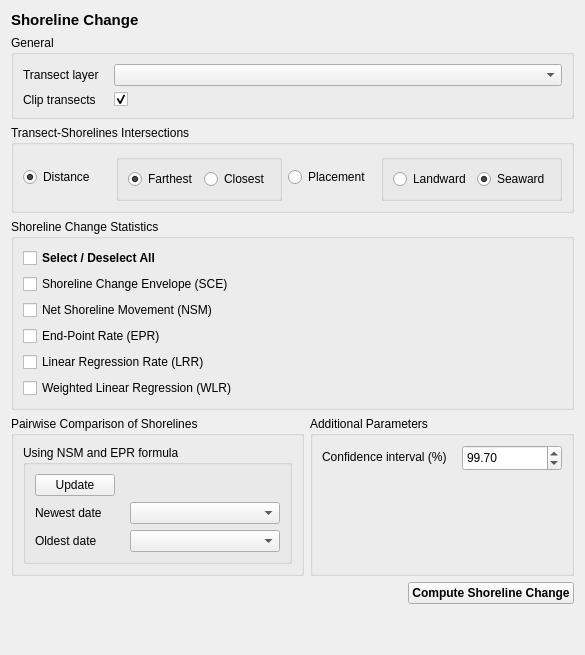
      <widget class="QWidget" name="tab_stats">
       <attribute name="icon">
        <iconset>
         <normaloff>gui/icons/shoreline_change.svg</normaloff>gui/icons/shoreline_change.svg</iconset>
       </attribute>
       <attribute name="title">
        <string/>
       </attribute>
       <attribute name="toolTip">
        <string>Shoreline Change</string>
       </attribute>
       <attribute name="whatsThis">
        <string>Shoreline Change</string>
       </attribute>
       <layout class="QVBoxLayout" name="verticalLayout_5">
        <item>
         <widget class="QLabel" name="label_39">
          <property name="font">
           <font>
            <pointsize>11</pointsize>
            <weight>75</weight>
            <bold>true</bold>
           </font>
          </property>
          <property name="text">
           <string>Shoreline Change</string>
          </property>
          <property name="margin">
           <number>5</number>
          </property>
         </widget>
        </item>
        <item>
         <widget class="QGroupBox" name="groupBox_7">
          <property name="title">
           <string>General</string>
          </property>
          <layout class="QFormLayout" name="formLayout_12">
           <property name="horizontalSpacing">
            <number>15</number>
           </property>
           <item row="0" column="0">
            <widget class="QLabel" name="label_17">
             <property name="text">
              <string>Transect layer</string>
             </property>
            </widget>
           </item>
           <item row="0" column="1">
            <widget class="QgsMapLayerComboBox" name="qmlcb_shoreline_change_transects_layer">
             <property name="showCrs">
              <bool>true</bool>
             </property>
            </widget>
           </item>
           <item row="1" column="0">
            <widget class="QLabel" name="label_45">
             <property name="text">
              <string>Clip transects</string>
             </property>
            </widget>
           </item>
           <item row="1" column="1">
            <widget class="QCheckBox" name="cb_stats_clip_transects">
             <property name="text">
              <string/>
             </property>
             <property name="checked">
              <bool>true</bool>
             </property>
            </widget>
           </item>
          </layout>
         </widget>
        </item>
        <item>
         <widget class="QGroupBox" name="gb_shorelines_intersections">
          <property name="enabled">
           <bool>true</bool>
          </property>
          <property name="sizePolicy">
           <sizepolicy hsizetype="Preferred" vsizetype="Fixed">
            <horstretch>0</horstretch>
            <verstretch>0</verstretch>
           </sizepolicy>
          </property>
          <property name="title">
           <string>Transect-Shorelines Intersections</string>
          </property>
          <layout class="QGridLayout" name="gridLayout_2">
           <item row="0" column="0">
            <widget class="QRadioButton" name="rb_choose_by_distance">
             <property name="text">
              <string>Distance</string>
             </property>
             <property name="checkable">
              <bool>true</bool>
             </property>
             <property name="checked">
              <bool>true</bool>
             </property>
             <property name="autoRepeat">
              <bool>true</bool>
             </property>
            </widget>
           </item>
           <item row="0" column="1">
            <widget class="QGroupBox" name="gb_choose_by_distance">
             <property name="enabled">
              <bool>true</bool>
             </property>
             <property name="sizePolicy">
              <sizepolicy hsizetype="Preferred" vsizetype="Fixed">
               <horstretch>0</horstretch>
               <verstretch>0</verstretch>
              </sizepolicy>
             </property>
             <property name="title">
              <string/>
             </property>
             <property name="checkable">
              <bool>false</bool>
             </property>
             <layout class="QHBoxLayout" name="horizontalLayout">
              <item>
               <widget class="QRadioButton" name="rb_choose_by_distance_farthest">
                <property name="enabled">
                 <bool>true</bool>
                </property>
                <property name="text">
                 <string>Farthest</string>
                </property>
                <property name="checked">
                 <bool>true</bool>
                </property>
               </widget>
              </item>
              <item>
               <widget class="QRadioButton" name="rb_choose_by_distance_closest">
                <property name="enabled">
                 <bool>true</bool>
                </property>
                <property name="text">
                 <string>Closest</string>
                </property>
               </widget>
              </item>
             </layout>
            </widget>
           </item>
           <item row="0" column="3">
            <widget class="QGroupBox" name="gb_choose_by_placement">
             <property name="enabled">
              <bool>true</bool>
             </property>
             <property name="sizePolicy">
              <sizepolicy hsizetype="Preferred" vsizetype="Fixed">
               <horstretch>0</horstretch>
               <verstretch>0</verstretch>
              </sizepolicy>
             </property>
             <property name="title">
              <string/>
             </property>
             <property name="checkable">
              <bool>false</bool>
             </property>
             <property name="checked">
              <bool>false</bool>
             </property>
             <layout class="QHBoxLayout" name="horizontalLayout_2">
              <item>
               <widget class="QRadioButton" name="rb_choose_by_placement_landward">
                <property name="enabled">
                 <bool>true</bool>
                </property>
                <property name="text">
                 <string>Landward</string>
                </property>
               </widget>
              </item>
              <item>
               <widget class="QRadioButton" name="rb_choose_by_placement_seaward">
                <property name="enabled">
                 <bool>true</bool>
                </property>
                <property name="text">
                 <string>Seaward</string>
                </property>
                <property name="checked">
                 <bool>true</bool>
                </property>
               </widget>
              </item>
             </layout>
            </widget>
           </item>
           <item row="0" column="2">
            <widget class="QRadioButton" name="rb_choose_by_placement">
             <property name="text">
              <string>Placement</string>
             </property>
             <property name="checked">
              <bool>false</bool>
             </property>
            </widget>
           </item>
          </layout>
         </widget>
        </item>
        <item>
         <widget class="QGroupBox" name="gb_stats">
          <property name="sizePolicy">
           <sizepolicy hsizetype="Expanding" vsizetype="Fixed">
            <horstretch>1</horstretch>
            <verstretch>0</verstretch>
           </sizepolicy>
          </property>
          <property name="title">
           <string>Shoreline Change Statistics</string>
          </property>
          <layout class="QVBoxLayout" name="verticalLayout_7">
           <item>
            <widget class="QCheckBox" name="cb_stats_select_all">
             <property name="font">
              <font>
               <weight>75</weight>
               <bold>true</bold>
              </font>
             </property>
             <property name="text">
              <string>Select / Deselect All</string>
             </property>
            </widget>
           </item>
           <item>
            <widget class="QCheckBox" name="cb_stats_SCE">
             <property name="text">
              <string>Shoreline Change Envelope (SCE)</string>
             </property>
             <property name="checkable">
              <bool>true</bool>
             </property>
             <property name="checked">
              <bool>false</bool>
             </property>
            </widget>
           </item>
           <item>
            <widget class="QCheckBox" name="cb_stats_NSM">
             <property name="text">
              <string>Net Shoreline Movement (NSM)</string>
             </property>
             <property name="checked">
              <bool>false</bool>
             </property>
            </widget>
           </item>
           <item>
            <widget class="QCheckBox" name="cb_stats_EPR">
             <property name="text">
              <string>End-Point Rate (EPR)</string>
             </property>
             <property name="checkable">
              <bool>true</bool>
             </property>
             <property name="checked">
              <bool>false</bool>
             </property>
            </widget>
           </item>
           <item>
            <widget class="QCheckBox" name="cb_stats_LRR">
             <property name="enabled">
              <bool>true</bool>
             </property>
             <property name="text">
              <string>Linear Regression Rate (LRR)</string>
             </property>
             <property name="checkable">
              <bool>true</bool>
             </property>
             <property name="checked">
              <bool>false</bool>
             </property>
            </widget>
           </item>
           <item>
            <widget class="QCheckBox" name="cb_stats_WLR">
             <property name="text">
              <string>Weighted Linear Regression (WLR)</string>
             </property>
             <property name="checked">
              <bool>false</bool>
             </property>
            </widget>
           </item>
          </layout>
         </widget>
        </item>
        <item>
         <layout class="QHBoxLayout" name="horizontalLayout_5">
          <item>
           <widget class="QGroupBox" name="gb_stats_add_params">
            <property name="sizePolicy">
             <sizepolicy hsizetype="Preferred" vsizetype="Fixed">
              <horstretch>0</horstretch>
              <verstretch>0</verstretch>
             </sizepolicy>
            </property>
            <property name="title">
             <string>Pairwise Comparison of Shorelines</string>
            </property>
            <layout class="QHBoxLayout" name="horizontalLayout_6">
             <item>
              <widget class="QGroupBox" name="stat_nsm_epr_gb">
               <property name="title">
                <string>Using NSM and EPR formula</string>
               </property>
               <property name="checkable">
                <bool>false</bool>
               </property>
               <property name="checked">
                <bool>false</bool>
               </property>
               <layout class="QFormLayout" name="formLayout_19">
                <property name="horizontalSpacing">
                 <number>15</number>
                </property>
                <item row="1" column="0">
                 <widget class="QLabel" name="label_7">
                  <property name="text">
                   <string>Newest date</string>
                  </property>
                 </widget>
                </item>
                <item row="1" column="1">
                 <widget class="QComboBox" name="cb_shoreline_change_newest_date">
                  <property name="sizePolicy">
                   <sizepolicy hsizetype="Fixed" vsizetype="Fixed">
                    <horstretch>0</horstretch>
                    <verstretch>0</verstretch>
                   </sizepolicy>
                  </property>
                  <property name="minimumSize">
                   <size>
                    <width>150</width>
                    <height>20</height>
                   </size>
                  </property>
                 </widget>
                </item>
                <item row="2" column="0">
                 <widget class="QLabel" name="label_8">
                  <property name="text">
                   <string>Oldest date</string>
                  </property>
                 </widget>
                </item>
                <item row="2" column="1">
                 <widget class="QComboBox" name="cb_shoreline_change_oldest_date">
                  <property name="sizePolicy">
                   <sizepolicy hsizetype="Fixed" vsizetype="Fixed">
                    <horstretch>0</horstretch>
                    <verstretch>0</verstretch>
                   </sizepolicy>
                  </property>
                  <property name="minimumSize">
                   <size>
                    <width>150</width>
                    <height>0</height>
                   </size>
                  </property>
                 </widget>
                </item>
                <item row="0" column="0">
                 <widget class="QPushButton" name="pb_stats_update_newest_oldest_year">
                  <property name="sizePolicy">
                   <sizepolicy hsizetype="Fixed" vsizetype="Fixed">
                    <horstretch>0</horstretch>
                    <verstretch>0</verstretch>
                   </sizepolicy>
                  </property>
                  <property name="text">
                   <string>Update</string>
                  </property>
                 </widget>
                </item>
               </layout>
              </widget>
             </item>
            </layout>
           </widget>
          </item>
          <item>
           <widget class="QGroupBox" name="groupBox_6">
            <property name="title">
             <string>Additional Parameters</string>
            </property>
            <layout class="QFormLayout" name="formLayout_15">
             <property name="horizontalSpacing">
              <number>15</number>
             </property>
             <item row="0" column="0">
              <widget class="QLabel" name="label_19">
               <property name="text">
                <string>Confidence interval (%)</string>
               </property>
              </widget>
             </item>
             <item row="0" column="1">
              <widget class="QgsDoubleSpinBox" name="qdsb_stats_confidence_interval">
               <property name="sizePolicy">
                <sizepolicy hsizetype="Fixed" vsizetype="Fixed">
                 <horstretch>0</horstretch>
                 <verstretch>0</verstretch>
                </sizepolicy>
               </property>
               <property name="minimumSize">
                <size>
                 <width>100</width>
                 <height>26</height>
                </size>
               </property>
               <property name="prefix">
                <string/>
               </property>
               <property name="suffix">
                <string/>
               </property>
               <property name="minimum">
                <double>1.000000000000000</double>
               </property>
               <property name="value">
                <double>99.700000000000003</double>
               </property>
               <property name="clearValue">
                <bool>true</bool>
               </property>
              </widget>
             </item>
            </layout>
           </widget>
          </item>
         </layout>
        </item>
        <item alignment="Qt::AlignRight">
         <widget class="QPushButton" name="pb_stats_compute_shoreline_change">
          <property name="sizePolicy">
           <sizepolicy hsizetype="Fixed" vsizetype="Fixed">
            <horstretch>0</horstretch>
            <verstretch>0</verstretch>
           </sizepolicy>
          </property>
          <property name="font">
           <font>
            <weight>75</weight>
            <bold>true</bold>
           </font>
          </property>
          <property name="cursor">
           <cursorShape>PointingHandCursor</cursorShape>
          </property>
          <property name="text">
           <string>Compute Shoreline Change</string>
          </property>
         </widget>
        </item>
        <item>
         <spacer name="verticalSpacer_6">
          <property name="orientation">
           <enum>Qt::Vertical</enum>
          </property>
          <property name="sizeHint" stdset="0">
           <size>
            <width>20</width>
            <height>40</height>
           </size>
          </property>
         </spacer>
        </item>
       </layout>
      </widget>
